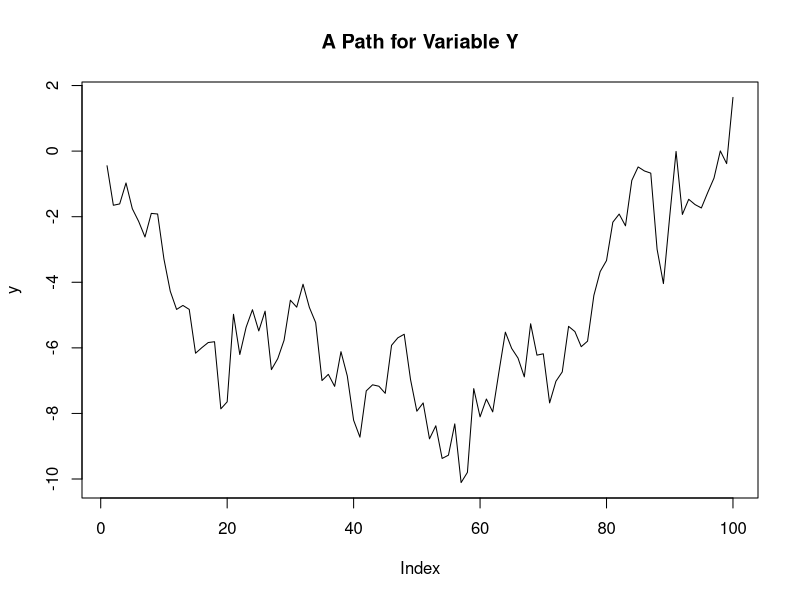
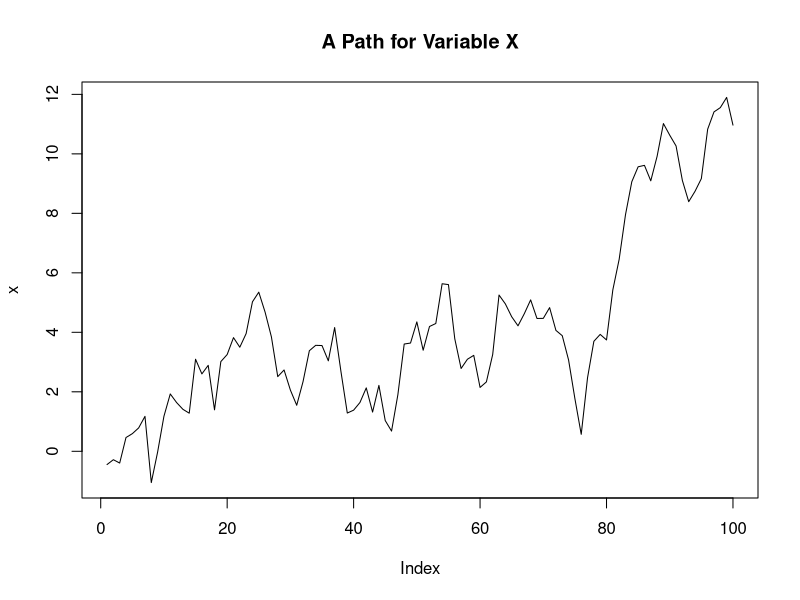
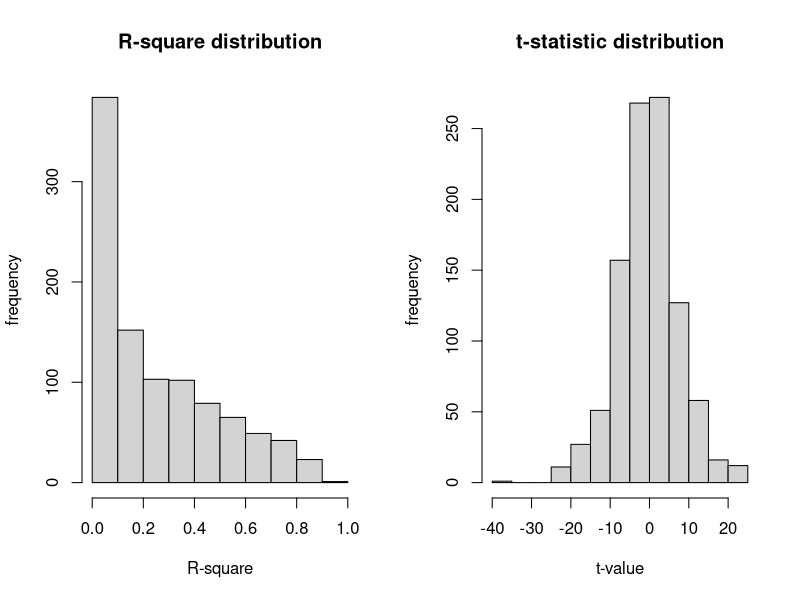
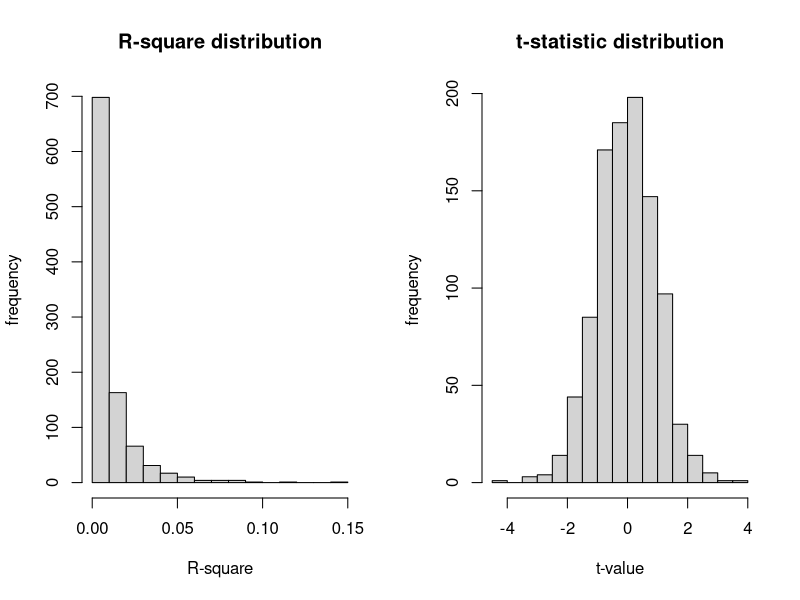

These charts were generated, in order, by the following R code:
### Assignment 9
### Suggested Answer Key.

## Problem: Spurious regression using Monte Carlo Experiment (Q1 ~ Q7) =====================================
# Initialize the seed, helpful for replication
rm(list = ls()); set.seed(1000)

# Q1 =========================================================================================================
T = 100
e = rnorm(T)
y = matrix(c(rep(0,1*T)), nrow = T, ncol = 1)
y[1] = e[1]
for(i in 2:T) {
  y[i] = y[i-1] + e[i]
}
dev.new(noRStudioGD = TRUE)
plot(y, type = 'l')
title('A Path for Variable Y')

# Q2 =========================================================================================================
a = rnorm(T)
x = matrix(c(rep(0,1*T)), nrow = T, ncol = 1)
x[1] = e[1]
for(i in 2:T) {
  x[i]=x[i-1]+a[i]
}
dev.new(noRStudioGD = TRUE)
plot(x,type='l')
title('A Path for Variable X')
graphics.off()

# Q3 =========================================================================================================
summary(lm(y~x))

# Q4 =========================================================================================================
summary(lm(y~x))$r.squared

# Q5 & Q6 ====================================================================================================
set.seed(1000)
nobs  = 100  # number of observation, change the number to 50 and 200 for Question 6
niter = 1000 # number of iteration
phi_y = 1    # coefficient of y
phi_x = 1    # coefficient of x

## create matrices to store relevant info
beta    = matrix(c(rep(0,2*niter)), nrow=2, ncol=niter) # creating matrix for coefficients
tstat   = matrix(c(rep(0,2*niter)), nrow=2, ncol=niter) # creating matrix for t-statistics
rsquare = matrix(c(rep(0,1*niter))) # creating r square matrix

for(i in 1:niter) {
  ## creates the data (points i and ii)
  e = matrix(c(rnorm(nobs))) # data generating e
  a = matrix(c(rnorm(nobs))) # data generating a     
  y = matrix(c(rnorm(nobs)))*0
  x = matrix(c(rnorm(nobs)))*0
  y[1,1] = e[1,1] # starting point for y
  x[1,1] = a[1,1] # starting point for x
  
  for(j in 2:nobs) {
    y[j,1] = phi_y*y[j-1,1] + e[j,1]
    x[j,1] = phi_x*x[j-1,1] + a[j,1]
  }
  
  ## runs a regression on a created data and stores the outcomes
  lmcoef = matrix(coef(summary(lm(y~x))), ncol=4, nrow=2)
  beta[1,i]  = lmcoef[1,1]
  beta[2,i]  = lmcoef[2,1]
  tstat[1,i] = lmcoef[1,3]
  tstat[2,i] = lmcoef[2,3]
  rsquare[i,1] = summary(lm(y~x))$r.squared
}

## construct the histograms for R^2 and t-stats
dev.new(noRStudioGD = TRUE)
par(mfrow=c(1,2))
hist(rsquare, main="R-square distribution", xlab="R-square", ylab="frequency")
hist(tstat[2,], main="t-statistic distribution", xlab="t-value", ylab="frequency")

## get the 5, 50 and 95th percentiles
quantile(tstat[2,], c(.05, .50, .95)) 
quantile(rsquare, c(.05, .50, .95)) 

## calculate the rejection rate with 1.96 critical value
rej = abs(tstat[2,])>1.96
fracofrej = sum(rej)/niter
fracofrej

## In the benchmark case, when T = 100, the rejection given the seed of this code is 0.775,
## as T increases the rejection frequency increases.

## The quantiles of the R^2 do not seem to change as the sample size changes. However the
## distribution of the t-statistic becomes more dispersed. In the limit as T grows large, the
## fraction of the t-statistics that exceed 1.96 in absolute values seems to approach 1.0.

# Q7 =========================================================================================================
rm(list = ls()); set.seed(1000)
nobs  = 100;  # number of observation, change the number to 50 and 200 
niter = 1000; # number of iteration

## create matrices to store relevant info
beta    = matrix(c(rep(0,2*niter)), nrow=2, ncol=niter) # creating matrix for coefficients
tstat   = matrix(c(rep(0,2*niter)), nrow=2, ncol=niter) # creating matrix for t-statistics
rsquare = matrix(c(rep(0,1*niter)));  # creating r square matrix

for(i in 1:niter) {
  ## creates the data (points i and ii)
  e = matrix(c(rnorm(nobs))) # data generating e
  a = matrix(c(rnorm(nobs))) # data generating a     
  y = matrix(c(rnorm(nobs)))*0
  x = matrix(c(rnorm(nobs)))*0
  y[1,1] = e[1,1] # starting point for y
  x[1,1] = a[1,1] # starting point for x
  
  for(j in 2:nobs) {
    y[j,1] = e[j,1]
    x[j,1] = a[j,1]
  }
  
  ## runs a regression on a created data and stores the outcomes
  lmcoef = matrix(coef(summary(lm(y~x))), ncol=4, nrow=2)
  beta[1,i] = lmcoef[1,1]
  beta[2,i] = lmcoef[2,1]
  tstat[1,i] = lmcoef[1,3]
  tstat[2,i] = lmcoef[2,3]
  rsquare[i,1] = summary(lm(y~x))$r.squared
}

## construct the histograms for R^2 and t-stats
dev.new(noRStudioGD = TRUE)
par(mfrow=c(1,2))
hist(rsquare, main="R-square distribution", xlab="R-square", ylab="frequency")
hist(tstat[2,], main="t-statistic distribution", xlab="t-value", ylab="frequency")

## get the 5, 50 and 95th percentiles
quantile(tstat[2,], c(.05, .50, .95)) 
quantile(rsquare, c(.05, .50, .95)) 

#### calculate the rejection rate with 1.96 critical value
rej = abs(tstat[2,])>1.96
fracofrej = sum(rej)/niter
fracofrej

# The rejection rate with 1.96 critical value is 0.043 when T=100.
# Change the sample size with T=50 (T=200) and repeat. 
# The rejection rate is 0.058 when T = 50, and is 0.066 when T = 200. 
# If you run it for larger samples and more iterations you will get closer to 0.05. 
# The behavior of R-square does not change, so the issue is not with the point estimates, 
# but rather with the t-stats and its asymptotic distribution.